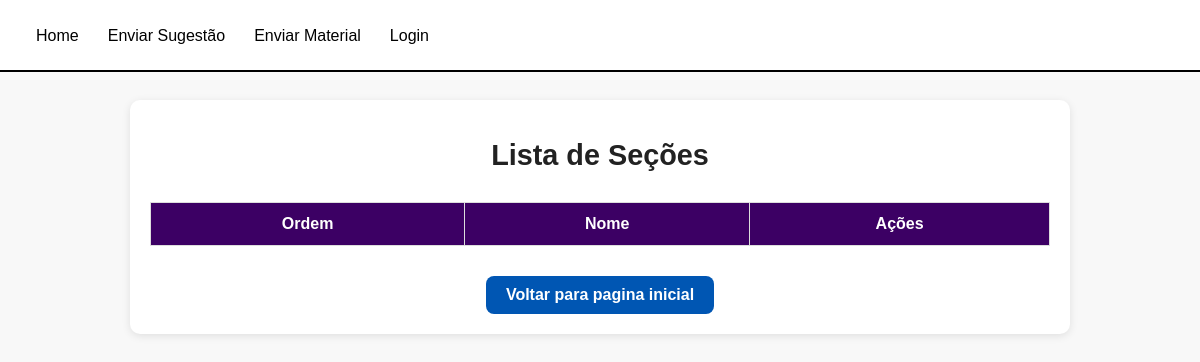
The app's page /View/ListarSecoes.php, older data.
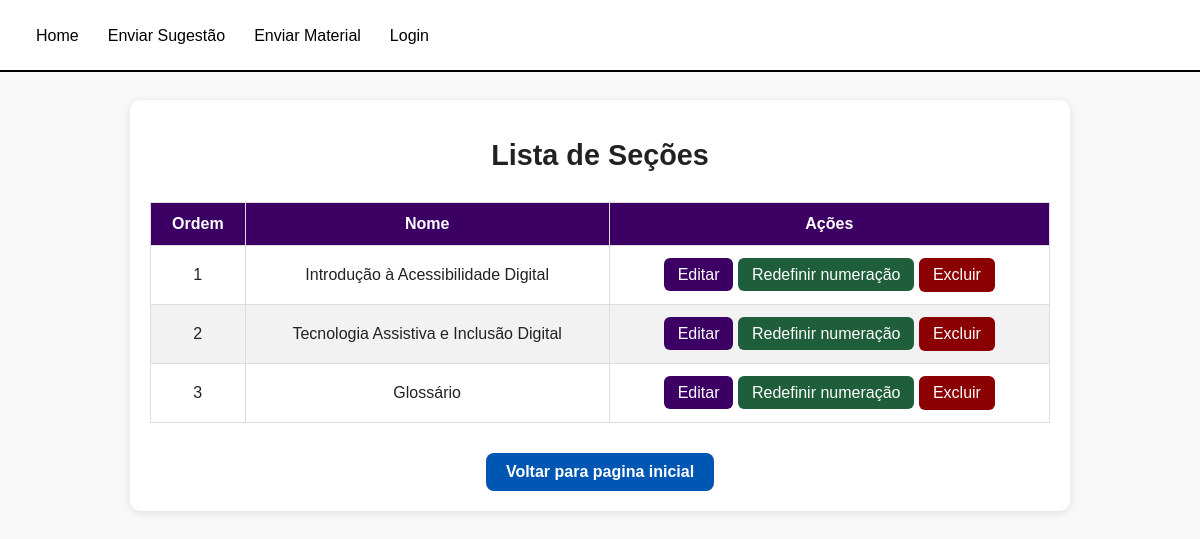
The same page, newer data.
### tables this page shows
CREATE TABLE `secoes` (
  `id` int(11) NOT NULL,
  `nome` varchar(255) NOT NULL,
  `descricao` text DEFAULT NULL,
  `ordem` int(11) NOT NULL DEFAULT 0
);

### Conexao/ConexaoConfig.php (called while the page is built, shortened)
<?php
class ConexaoConfig {
	private $sgbd;
	private $host;
	private $bd;
	private $usuario;
	private $senha;
	public function __construct(){
		$iniFile = parse_ini_file(__DIR__ . "/config.ini");
		$this->sgbd = $iniFile["sgbd"];
		$this->host = $iniFile["host"];
		$this->bd = $iniFile["bd"];
		$this->usuario = $iniFile["usuario"];
		$this->senha = $iniFile["senha"];
	}
	public function getSgbd() {
		return $this->sgbd;
	}
	public function getHost() {
		return $this->host;
	}
	public function getBd() {
		return $this->bd;
	}
	public function getUsuario() {
		return $this->usuario;
	}
	public function getSenha() {
		return $this->senha;
	}
}

### Conexao/Conexao.php (called while the page is built, shortened)
<?php
include_once 'ConexaoConfig.php';
class Conexao {
    private static $conexao;
    public static function getConexao() {
    	$config = new ConexaoConfig();
    	if (!isset(self::$conexao)) {
    		self::$conexao = new PDO($config->getSgbd().":host=".$config->getHost()."; dbname=".$config->getBd().";", $config->getUsuario(), $config->getSenha());
    		self::$conexao->setAttribute(PDO::ATTR_ERRMODE, PDO::ERRMODE_EXCEPTION);
    	}
    	return self::$conexao;
    }
}
?>

### Controller/SecaoDAO.php (called while the page is built, shortened)
<?php
include_once __DIR__ . '/../Conexao/Conexao.php';
class SecaoDAO {
    private $conexao;
    public function __construct() {
        $this->conexao = Conexao::getConexao();
    }
    public function listarTodas() {
        $stmt = $this->conexao->prepare('SELECT * FROM secoes ORDER BY nome ASC');
        $stmt->execute();
        return $stmt->fetchAll(PDO::FETCH_ASSOC);
    }
}

### View/ListarSecoes.php (the view, shortened to what this page needs)
<?php
include_once __DIR__ . '/../Controller/SecaoDAO.php';
$secaoDAO = new SecaoDAO();
$secoes = $secaoDAO->listarTodas();
usort($secoes, function ($a, $b) {
    return $a['ordem'] <=> $b['ordem'];
});
?>
<!DOCTYPE html>
<html lang="pt-BR">
<head>
    <link rel="stylesheet" href="../Css/listarsecoes.css">
</head>
<body>
    <?php include 'header.php'; ?>
    <main>
        <h1 style="text-align:center;">Lista de Seções</h1>
        <table>
            <thead>
                <tr>
                    <th>Ordem</th>
                    <th>Nome</th>
                    <th>Ações</th>
                </tr>
            </thead>
            <tbody>
                <?php foreach ($secoes as $secao): ?>
                    <tr>
                        <td><?= $secao['ordem'] ?></td>
                        <td><?= htmlspecialchars($secao['nome']) ?></td>
                        <td>
                            <a class="button" href="SecaoEditar.php?id=<?= $secao['id'] ?>">Editar</a>
                            <a class="button ordenar" href="OrdenarSecoes.php?id=<?= $secao['id'] ?>">Redefinir numeração</a>
                            <form method="post" style="display:inline;" onsubmit="return confirm('Deseja realmente excluir esta seção?');">
                                <button type="submit" name="excluir" class="button delete">Excluir</button>
                            </form>
                        </td>
                    </tr>
                <?php endforeach; ?>
            </tbody>
        </table>
                <a href="Home.php" class="btn btn-link" tabindex="0">Voltar para pagina inicial</a>
    </main>
</body>
</html>

### View/header.php (shortened to what this page needs)
<!DOCTYPE html>
<html lang="pt-BR">
<head>
    <link rel="stylesheet" href="../Css/header.css">
</head>
<body>
    <header>
        <nav aria-label="Menu principal">
            <div class="nav-container">
                <?php
                if (!isset($_SESSION['id']) || (isset($_SESSION['tipo']) && $_SESSION['tipo'] === 'comum')): ?>
                    <a href="Home.php"  tabindex="0">Home</a>
                    <a href="FaleConosco.php"  tabindex="0">Enviar Sugestão</a>
                    <a href="UsuarioSugestao.php"  tabindex="0">Enviar Material</a>
                    <a href="AdmLogin.php"  tabindex="0">Login</a>
                <?php endif; ?>
            </div>
        </nav>
    </header>
</body>
</html>

### Css/listarsecoes.css (style rules this page uses)
body { font-family: Arial, sans-serif; background-color: #f8f8f8; margin: 0; padding: 0; color: #222; }
main { margin-top: 100px; padding: 20px; max-width: 900px; margin-left: auto; margin-right: auto; background-color: white; border-radius: 10px; box-shadow: 0 2px 8px rgba(0,0,0,0.1); }
h1 { text-align: center; margin-bottom: 30px; color: #222; font-size: 1.8rem; }
table { width: 100%; border-collapse: collapse; margin-top: 10px; }
table th, table td { border: 1px solid #ddd; padding: 12px; text-align: center; }
table th { background-color: #3c0064; color: white; }
table tr:nth-child(even) { background-color: #f2f2f2; }
.button { background-color: #3c0064; color: #ffffff; padding: 8px 14px; border: none; border-radius: 6px; text-decoration: none; font-size: 1rem; cursor: pointer; transition: background 0.2s ease, transform 0.1s ease; }
.button.delete { background-color: #8b0000; color: #ffffff; }
.button.ordenar { background-color: #1e5e3a; color: #ffffff; }
form { display: inline-block; }
.btn.btn-link { display: block; width: fit-content; margin: 30px auto 0; text-align: center; background-color: #0056b3; color: white; padding: 10px 20px; border-radius: 8px; text-decoration: none; font-weight: bold; transition: background-color 0.3s, transform 0.1s ease; }

### Css/header.css (style rules this page uses)
header { position: fixed; top: 0; left: 0; width: 100%; height: 4.5rem; display: flex; align-items: center; padding: 0 1.5rem; z-index: 1000; background-color: #fff; font-size: 1.125rem; box-sizing: border-box; Border-bottom: 2px solid #000; }
header nav { display: flex; align-items: center; width: 100%; gap: 2rem; flex-wrap: wrap; }
header a, header .nav-right button { text-decoration: none; color: #000; background: none; border: none; cursor: pointer; font-size: 1rem; padding: 0.5rem 0.75rem; line-height: 1.2; box-sizing: border-box; min-width: 60px; }

Row changes from the older to the newer data that the page shows:
added secoes: ordem "1", nome "Introdução à Acessibilidade Digital"
added secoes: ordem "2", nome "Tecnologia Assistiva e Inclusão Digital"
added secoes: ordem "3", nome "Glossário"
